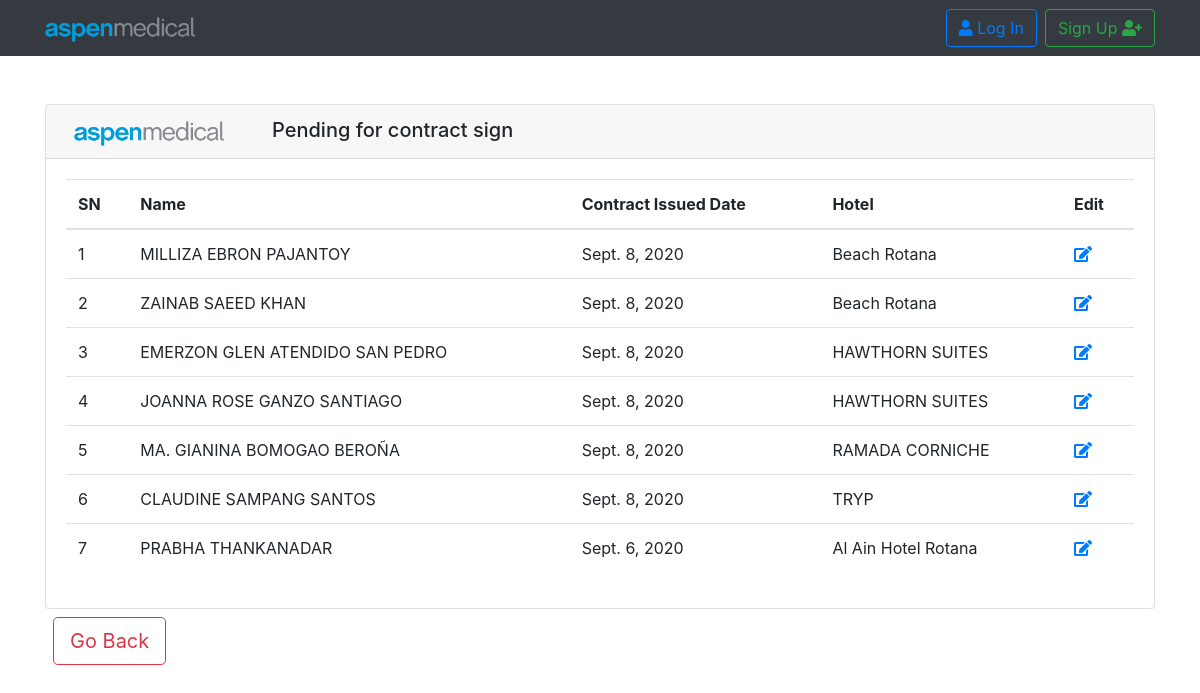
The app's page /payroll/p_contract_sign with its own data.
### payroll/models.py (models this page shows, shortened)
class LaborContract(models.Model):
    employee               = models.ForeignKey(Employee, related_name='employee_labourcontract', on_delete=models.CASCADE, blank=True,null=True)
    contract_issue_date    = models.DateField(null=True, blank=True)
    contract_collected     = models.BooleanField(default=False)
    contract_collected_date= models.DateField(null=True, blank=True)
    passport_collected     = models.BooleanField(default=False)
    passport_collect_date  = models.DateField(null=True, blank=True)
    medical_done           = models.BooleanField(default=False)
    medical_date           = models.DateField(null=True, blank=True)
    passport_receive_date  = models.DateField(null=True, blank=True)
    passport_returned      = models.BooleanField(default=False)
    passport_returned_date = models.DateField(null=True, blank=True)
    note                   = models.CharField(null=True, blank=True, max_length=300)

class Employee(models.Model):
    employee_id         = models.CharField(primary_key=True, max_length=60, unique=True)
    first_name          = models.CharField(max_length=60, blank=True,null=True)
    middle_name         = models.CharField(max_length=60, blank=True,null=True)
    last_name           = models.CharField(max_length=60, blank=True,null=True)
    GENDER_CHOICES      = (('Male', 'Male'),('Female', 'Female'),('Other', 'Other'),)
    gender              = models.CharField(max_length=10, choices=GENDER_CHOICES)
    hotel               = models.ForeignKey(Hotel, related_name='hotel_name', on_delete=models.CASCADE,null=True,blank=True)
    DOB                 = models.DateField(null=True, blank=True)
    religion            = models.CharField(max_length=20, null=True, blank=True)
    citizenship         = models.CharField(max_length=20, null=True, blank=True)
    country_birth       = models.CharField(max_length=20, null=True, blank=True)
    email               = models.EmailField(max_length=70, blank=True,null=True)
    phone               = models.IntegerField(null=True, blank=True,default=0)
    uae_address         = models.CharField(max_length=90, null=True, blank=True)
    home_country_phone  = models.CharField(max_length=90, null=True, blank=True)
    home_country_address= models.CharField(max_length=90, null=True, blank=True)
    department          = models.ForeignKey(Department, related_name='dept_name', on_delete=models.CASCADE,null=True,blank=True)
    designation         = models.CharField(max_length=40, null=True, blank=True)
    department_head     = models.BooleanField(default=False)
    joining_date        = models.DateField(null=True, blank=True)
    img                 = models.ImageField(upload_to='pics',null=True,blank=True, default='/static/images/default-user.jpg')
    employee_status_choice     = (('Deployed', 'Deployed'),('Exiting', 'Exiting'),('Resigning', 'Resigning'))
    employee_status            = models.CharField(max_length=10, default=['Active'], choices=employee_status_choice)

class Hotel(models.Model):
    hotel = models.CharField(unique=True, max_length=40)
    def __str__(self):
        return self.hotel

### payroll/views.py (the view)
# urls.py: path('p_contract_sign',views.p_contract_sign, name='p_contract_sign'),
def p_contract_sign(request):
    printlist = models.LaborContract.objects.filter(contract_collected="False").exclude(employee__employee_status="Exiting")
    printlist  = printlist.order_by('-contract_issue_date','employee__hotel__hotel','employee__first_name')
    return render(request, 'payroll/p_contract_sign.html', {'print_list':printlist})

### payroll/templates/payroll/p_contract_sign.html
{% extends "base.html" %}
{% block content %}
{% load humanize %}
{% load static %}
<div class="card mt-5">
  <h5 class="card-header"> <img src="{% static 'images/AM_Logo_RGB_HR.png' %}" class=" ml-2 mt-1 mr-5" alt="Uniteam-logo" width='150px'>Pending for contract sign</h5>
    <div class="card-body">
        <table class="table table-hover h-100 p-3" id="new_table" class="dispaly">
            <thead>
            <tr>
                <th scope="col">SN</th>
                <th scope="col">Name</th>
                <th scope="col">Contract Issued Date</th>
                <th scope="col">Hotel </th>
                <th scope="col">Edit</th>
            </tr>
            </thead>
            <tbody>
            {% for eid in print_list %}
            <tr>
                <td scope="row">{{ forloop.counter }}</td>
                <td> {{eid.employee.first_name }}</td>
                <td> {{eid.contract_issue_date }}</td>
                <td> {{eid.employee.hotel }}</td>
                <td> <a href="{% url 'payroll:contract_update' pk=eid.pk %}"><i class="fas fa-edit"> </i></a> </td>
            </tr>
            {% endfor %}
            </tbody>
        </table>
    </div>
</div>
<a class="btn btn-outline-danger btn-lg m-2" href="{% url 'payroll:labour_contract_list' %}" role="button"> Go Back </a>
{% endblock %}

### static/css/fa.css (style rules this page uses)
.fa,.fab,.fad,.fal,.far,.fas { -moz-osx-font-smoothing:grayscale;-webkit-font-smoothing:antialiased;display:inline-block;font-style:normal;font-variant:normal;text-rendering:auto;line-height:1 }
.fa-edit:before { content:"\f044" }
.fa,.far,.fas { font-family:"Font Awesome 5 Free" }
.fa,.fas { font-weight:900 }

### records on screen
LaborContract: employee.first_name "MILLIZA EBRON PAJANTOY", contract_issue_date "Sept. 8, 2020", employee.hotel "Beach Rotana"
LaborContract: employee.first_name "ZAINAB SAEED KHAN", contract_issue_date "Sept. 8, 2020", employee.hotel "Beach Rotana"
LaborContract: employee.first_name "EMERZON GLEN ATENDIDO SAN PEDRO", contract_issue_date "Sept. 8, 2020", employee.hotel "HAWTHORN SUITES"
LaborContract: employee.first_name "JOANNA ROSE GANZO SANTIAGO", contract_issue_date "Sept. 8, 2020", employee.hotel "HAWTHORN SUITES"
LaborContract: employee.first_name "MA. GIANINA BOMOGAO BEROÑA", contract_issue_date "Sept. 8, 2020", employee.hotel "RAMADA CORNICHE"
LaborContract: employee.first_name "CLAUDINE SAMPANG SANTOS", contract_issue_date "Sept. 8, 2020", employee.hotel "TRYP"
LaborContract: employee.first_name "PRABHA THANKANADAR", contract_issue_date "Sept. 6, 2020", employee.hotel "Al Ain Hotel Rotana"
